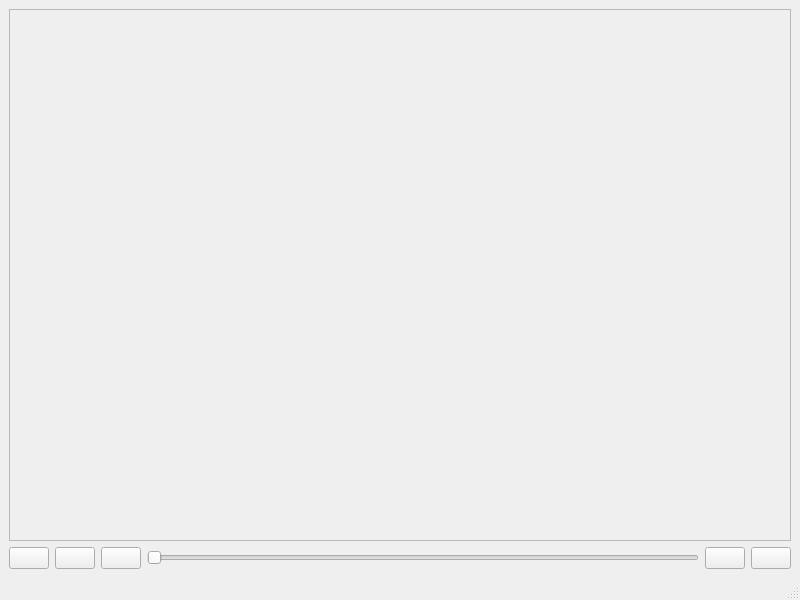
<?xml version="1.0" encoding="UTF-8"?>
<ui version="4.0">
 <class>GenericImagesetViewer</class>
 <widget class="QMainWindow" name="GenericImagesetViewer">
  <property name="geometry">
   <rect>
    <x>0</x>
    <y>0</y>
    <width>800</width>
    <height>600</height>
   </rect>
  </property>
  <property name="windowTitle">
   <string>ROS Bag Image Viewer</string>
  </property>
  <widget class="QWidget" name="centralwidget">
   <layout class="QVBoxLayout" name="verticalLayout_2">
    <item>
     <layout class="QVBoxLayout" name="verticalLayout">
      <item>
       <layout class="QHBoxLayout" name="imageLayout">
        <item>
         <widget class="RatioLayoutedFrame" name="imagePlace">
          <property name="frameShape">
           <enum>QFrame::StyledPanel</enum>
          </property>
          <property name="frameShadow">
           <enum>QFrame::Raised</enum>
          </property>
         </widget>
        </item>
       </layout>
      </item>
      <item>
       <layout class="QHBoxLayout" name="controlLayout">
        <item>
         <widget class="QPushButton" name="prevFrameBtn">
          <property name="text">
           <string/>
          </property>
          <property name="icon">
           <iconset theme="go-previous">
            <normaloff>.</normaloff>.</iconset>
          </property>
         </widget>
        </item>
        <item>
         <widget class="QPushButton" name="playButton">
          <property name="text">
           <string/>
          </property>
          <property name="icon">
           <iconset theme="media-playback-start">
            <normaloff>.</normaloff>.</iconset>
          </property>
          <property name="checkable">
           <bool>true</bool>
          </property>
         </widget>
        </item>
        <item>
         <widget class="QPushButton" name="nextFrameBtn">
          <property name="text">
           <string/>
          </property>
          <property name="icon">
           <iconset theme="go-next">
            <normaloff>.</normaloff>.</iconset>
          </property>
         </widget>
        </item>
        <item>
         <widget class="QSlider" name="playProgress">
          <property name="orientation">
           <enum>Qt::Horizontal</enum>
          </property>
         </widget>
        </item>
        <item>
         <widget class="QPushButton" name="copyImageBtn">
          <property name="toolTip">
           <string>Copy image to clipboard</string>
          </property>
          <property name="text">
           <string/>
          </property>
          <property name="icon">
           <iconset theme="edit-copy">
            <normaloff>.</normaloff>.</iconset>
          </property>
         </widget>
        </item>
        <item>
         <widget class="QPushButton" name="saveButton">
          <property name="toolTip">
           <string>Save image to file</string>
          </property>
          <property name="text">
           <string/>
          </property>
          <property name="icon">
           <iconset theme="document-save">
            <normaloff>.</normaloff>.</iconset>
          </property>
         </widget>
        </item>
       </layout>
      </item>
     </layout>
    </item>
   </layout>
  </widget>
  <widget class="QMenuBar" name="menubar">
   <property name="geometry">
    <rect>
     <x>0</x>
     <y>0</y>
     <width>800</width>
     <height>30</height>
    </rect>
   </property>
  </widget>
  <widget class="QStatusBar" name="statusbar"/>
 </widget>
 <customwidgets>
  <customwidget>
   <class>RatioLayoutedFrame</class>
   <extends>QFrame</extends>
   <header location="global">ratio_layouted_frame.h</header>
   <container>1</container>
  </customwidget>
 </customwidgets>
 <resources/>
 <connections/>
</ui>
